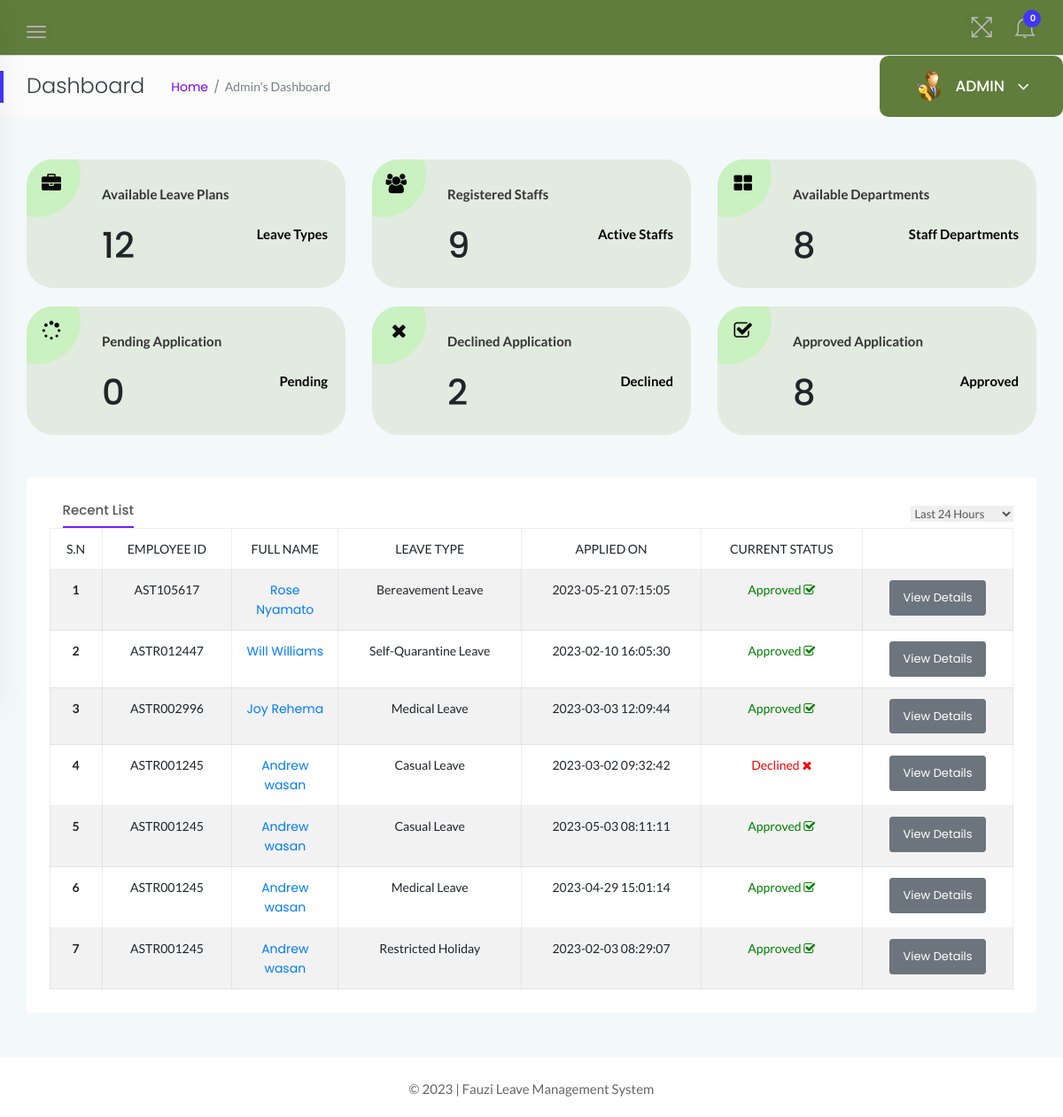
The app's page /admin/dashboard.php (signed in) with its own data.
### tables this page shows
CREATE TABLE `tblleaves` (
  `id` int(11) NOT NULL,
  `LeaveType` varchar(110) NOT NULL,
  `ToDate` varchar(120) NOT NULL,
  `FromDate` varchar(120) NOT NULL,
  `Description` mediumtext NOT NULL,
  `PostingDate` timestamp NOT NULL DEFAULT current_timestamp(),
  `AdminRemark` mediumtext DEFAULT NULL,
  `AdminRemarkDate` varchar(120) DEFAULT NULL,
  `Status` int(1) NOT NULL,
  `IsRead` int(1) NOT NULL,
  `empid` int(11) DEFAULT NULL
);

CREATE TABLE `tblemployees` (
  `id` int(11) NOT NULL,
  `EmpId` varchar(100) NOT NULL,
  `FirstName` varchar(150) NOT NULL,
  `LastName` varchar(150) NOT NULL,
  `EmailId` varchar(200) NOT NULL,
  `Password` varchar(180) NOT NULL,
  `Gender` varchar(100) NOT NULL,
  `Dob` varchar(100) NOT NULL,
  `Department` varchar(255) NOT NULL,
  `Address` varchar(255) NOT NULL,
  `City` varchar(200) NOT NULL,
  `Country` varchar(150) NOT NULL,
  `Phonenumber` char(11) NOT NULL,
  `Status` int(1) NOT NULL,
  `RegDate` timestamp NOT NULL DEFAULT current_timestamp()
);

### admin/dashboard.php (the view, shortened to what this page needs)
<?php
    if(strlen($_SESSION['alogin'])==0){
        header('location:index.php');
    } else {
?>
<!doctype html>
<html class="no-js" lang="en">
<head>
    <link rel="stylesheet" href="../assets/css/bootstrap.min.css">
    <link rel="stylesheet" href="../assets/css/font-awesome.min.css">
    <link rel="stylesheet" href="../assets/css/themify-icons.css">
    <link rel="stylesheet" href="../assets/css/metisMenu.css">
    <link rel="stylesheet" href="../assets/css/owl.carousel.min.css">
    <link rel="stylesheet" href="../assets/css/slicknav.min.css">
    <link rel="stylesheet" href="https://www.amcharts.com/lib/3/plugins/export/export.css" type="text/css" media="all" />
    <link rel="stylesheet" href="../assets/css/typography.css">
    <link rel="stylesheet" href="../assets/css/default-css.css">
    <link rel="stylesheet" href="../assets/css/styles.css">
    <link rel="stylesheet" href="../assets/css/responsive.css">
</head>
<body>
    <div class="page-container">
        <div class="main-content">
            <div class="header-area">
                <div class="row align-items-center">
                    <div class="col-md-6 col-sm-8 clearfix">
                        <div class="nav-btn pull-left">
                            <span></span>
                            <span></span>
                            <span></span>
                        </div>
                    </div>
                    <div class="col-md-6 col-sm-4 clearfix">
                        <ul class="notification-area pull-right">
                            <li id="full-view"><i class="ti-fullscreen"></i></li>
                            <?php include '../includes/admin-notification.php'?>
                        </ul>
                    </div>
                </div>
            </div>
            <div class="page-title-area">
                <div class="row align-items-center">
                    <div class="col-sm-6">
                        <div class="breadcrumbs-area clearfix">
                            <h4 class="page-title pull-left">Dashboard</h4>
                            <ul class="breadcrumbs pull-left">
                                <li><a href="dashboard.php">Home</a></li>
                                <li><span>Admin's Dashboard</span></li>
                            </ul>
                        </div>
                    </div>
                    <div class="col-sm-6 clearfix">
                        <div class="user-profile pull-right">
                            <img class="avatar user-thumb" src="../assets/images/admin.png" alt="avatar">
                            <h4 class="user-name dropdown-toggle" data-toggle="dropdown">ADMIN <i class="fa fa-angle-down"></i></h4>
                        </div>
                    </div>
                </div>
            </div>
            <div class="main-content-inner">
                <div class="sales-report-area mt-5 mb-5">
                    <div class="row">
                        <div class="col-md-4">
                            <div class="single-report mb-xs-30">
                                <div class="s-report-inner pr--20 pt--30 mb-3">
                                    <div class="icon"><i class="fa fa-briefcase"></i></div>
                                    <div class="s-report-title d-flex justify-content-between">
                                        <h4 class="header-title mb-0">Available Leave Plans</h4>
                                    </div>
                                    <div class="d-flex justify-content-between pb-2">
                                        <h1><?php include 'counters/leavetype-counter.php'?></h1>
                                        <span>Leave Types</span>
                                    </div>
                                </div>
                            </div>
                        </div>
                        <div class="col-md-4">
                            <div class="single-report mb-xs-30">
                                <div class="s-report-inner pr--20 pt--30 mb-3">
                                    <div class="icon"><i class="fa fa-users"></i></div>
                                    <div class="s-report-title d-flex justify-content-between">
                                        <h4 class="header-title mb-0">Registered Staffs</h4>
                                    </div>
                                    <div class="d-flex justify-content-between pb-2">
                                        <h1><?php include 'counters/emp-counter.php'?></h1>
                                        <span>Active Staffs</span>
                                    </div>
                                </div>
                            </div>
                        </div>
                        <div class="col-md-4">
                            <div class="single-report">
                                <div class="s-report-inner pr--20 pt--30 mb-3">
                                    <div class="icon"><i class="fa fa-th-large"></i></div>
                                    <div class="s-report-title d-flex justify-content-between">
                                        <h4 class="header-title mb-0">Available Departments</h4>
                                    </div>
                                    <div class="d-flex justify-content-between pb-2">
                                        <h1><?php include 'counters/dept-counter.php'?></h1>
                                        <span>Staff Departments</span>
                                    </div>
                                </div>
                            </div>
                        </div>
                    </div>
                    <br>
                    <div class="row">
                        <div class="col-md-4">
                            <div class="single-report mb-xs-30">
                                <div class="s-report-inner pr--20 pt--30 mb-3">
                                    <div class="icon"><i class="fa fa-spinner"></i></div>
                                    <div class="s-report-title d-flex justify-content-between">
                                        <h4 class="header-title mb-0">Pending Application</h4>
                                    </div>
                                    <div class="d-flex justify-content-between pb-2">
                                        <h1><?php include 'counters/pendingapp-counter.php'?></h1>
                                        <span>Pending</span>
                                    </div>
                                </div>
                            </div>
                        </div>
                        <div class="col-md-4">
                            <div class="single-report mb-xs-30">
                                <div class="s-report-inner pr--20 pt--30 mb-3">
                                    <div class="icon"><i class="fa fa-times"></i></div>
                                    <div class="s-report-title d-flex justify-content-between">
                                        <h4 class="header-title mb-0">Declined Application</h4>
                                    </div>
                                    <div class="d-flex justify-content-between pb-2">
                                        <h1><?php include 'counters/declineapp-counter.php'?></h1>
                                        <span>Declined</span>
                                    </div>
                                </div>
                            </div>
                        </div>
                        <div class="col-md-4">
                            <div class="single-report">
                                <div class="s-report-inner pr--20 pt--30 mb-3">
                                    <div class="icon"><i class="fa fa-check-square-o"></i></div>
                                    <div class="s-report-title d-flex justify-content-between">
                                        <h4 class="header-title mb-0">Approved Application</h4>
                                    </div>
                                    <div class="d-flex justify-content-between pb-2">
                                        <h1><?php include 'counters/approvedapp-counter.php'?></h1>
                                        <span>Approved</span>
                                    </div>
                                </div>
                            </div>
                        </div>
                    </div>
                </div>
                <div class="row">
                    <div class="col-12">
                        <div class="card">
                            <div class="card-body">
							<div class="d-sm-flex justify-content-between align-items-center">
                                    <div class="trd-history-tabs">
                                        <ul class="nav" role="tablist">
                                            <li>
                                                <a class="active" data-toggle="tab" href="dashboard.php" role="tab">Recent List</a>
                                            </li>
                                        </ul>
                                    </div>
                                    <select class="custome-select border-0 pr-3">
                                        <option selected>Last 24 Hours</option>
                                    </select>
                                </div>
                                        <div class="single-table">
                                            <div class="table-responsive">
                                                <table class="table table-hover table-bordered table-striped progress-table text-center">
                                                <thead class="text-uppercase">
                                                <tr>
                                                        <td>S.N</td>
                                                        <td>Employee ID</td>
                                                        <td width="120">Full Name</td>
                                                        <td>Leave Type</td>
                                                        <td>Applied On</td>
                                                        <td>Current Status</td>
                                                        <td></td>
                                                    </tr>
                                                </thead>
                                                <tbody>
                                                <?php
                                                    $sql = "SELECT tblleaves.id as lid,tblemployees.FirstName,tblemployees.LastName,tblemployees.EmpId,tblemployees.id,tblleaves.LeaveType,tblleaves.PostingDate,tblleaves.Status from tblleaves join tblemployees on tblleaves.empid=tblemployees.id order by lid desc limit 7";
                                                    $query = $dbh -> prepare($sql);
                                                    $query->execute();
                                                    $results=$query->fetchAll(PDO::FETCH_OBJ);
                                                    $cnt=1;
                                                    if($query->rowCount() > 0){
                                                    foreach($results as $result)
                                                    {
                                                ?>
                                        <tr>
                                            <td> <b><?php echo htmlentities($cnt);?></b></td>
                                            <td><?php echo htmlentities($result->EmpId);?></td>
                                            <td><a href="update-employee.php?empid=<?php echo htmlentities($result->id);?>" target="_blank"><?php echo htmlentities($result->FirstName." ".$result->LastName);?></a></td>
                                            <td><?php echo htmlentities($result->LeaveType);?></td>
                                            <td><?php echo htmlentities($result->PostingDate);?></td>
                                            <td><?php $stats=$result->Status;
                                            if($stats==1){
                                             ?>
                                                 <span style="color: green">Approved <i class="fa fa-check-square-o"></i></span>
                                                 <?php } if($stats==2)  { ?>
                                                <span style="color: red">Declined <i class="fa fa-times"></i></span>
                                                 <?php } if($stats==0)  { ?>
                                            <span style="color: blue">Pending <i class="fa fa-spinner"></i></span>
                                            <?php } ?>
                                             </td>
                                            <td><a href="employeeLeave-details.php?leaveid=<?php echo htmlentities($result->lid);?>" class="btn btn-secondary btn-sm">View Details</a></td>
                                        </tr>
                                                <?php $cnt++;} }?>
                                            </tbody>
                                                </table>
                                            </div>
                                        </div>
                                        </div>
                        </div>
                    </div>
                </div>
                </div>
            </div>
            <?php include '../includes/footer.php' ?>
        </div>
</body>
</html>
<?php } ?>

### records on screen
tblleaves: tblemployees.EmpId "AST105617", tblemployees.FirstName+LastName "Rose Nyamato", LeaveType "Bereavement Leave", PostingDate "2023-05-21 07:15:05", Status "Approved"
tblleaves: tblemployees.EmpId "ASTR012447", tblemployees.FirstName+LastName "Will Williams", LeaveType "Self-Quarantine Leave", PostingDate "2023-02-10 16:05:30", Status "Approved"
tblleaves: tblemployees.EmpId "ASTR002996", tblemployees.FirstName+LastName "Joy Rehema", LeaveType "Medical Leave", PostingDate "2023-03-03 12:09:44", Status "Approved"
tblleaves: tblemployees.EmpId "ASTR001245", tblemployees.FirstName+LastName "Andrew wasan", LeaveType "Casual Leave", PostingDate "2023-03-02 09:32:42", Status "Declined"
tblleaves: tblemployees.EmpId "ASTR001245", tblemployees.FirstName+LastName "Andrew wasan", LeaveType "Casual Leave", PostingDate "2023-05-03 08:11:11", Status "Approved"
tblleaves: tblemployees.EmpId "ASTR001245", tblemployees.FirstName+LastName "Andrew wasan", LeaveType "Medical Leave", PostingDate "2023-04-29 15:01:14", Status "Approved"
tblleaves: tblemployees.EmpId "ASTR001245", tblemployees.FirstName+LastName "Andrew wasan", LeaveType "Restricted Holiday", PostingDate "2023-02-03 08:29:07", Status "Approved"

### other values on screen
$unreadcount "0"
$leavtypcount "12"
$empcount "9"
$dptcount "8"
$leavtypcount "0"
$leavtypcount "2"
$leavtypcount "8"
